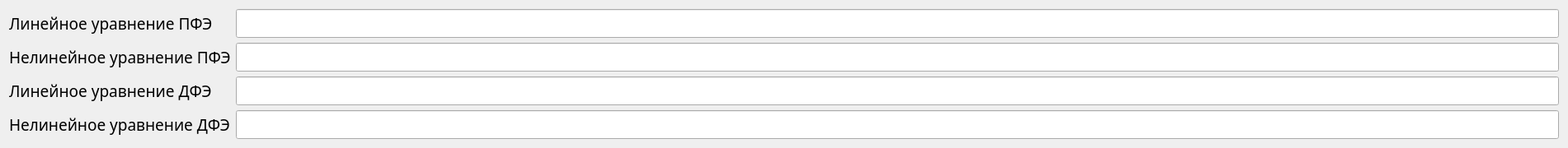
  <widget class="QWidget" name="gridLayoutWidget_3">
   <property name="geometry">
    <rect>
     <x>10</x>
     <y>210</y>
     <width>1901</width>
     <height>141</height>
    </rect>
   </property>
   <layout class="QGridLayout" name="gridLayout_7">
    <item row="0" column="0">
     <widget class="QLabel" name="label_a_8">
      <property name="font">
       <font>
        <family>Monaco</family>
        <pointsize>14</pointsize>
       </font>
      </property>
      <property name="text">
       <string notr="true">Линейное уравнение ПФЭ</string>
      </property>
     </widget>
    </item>
    <item row="3" column="1">
     <widget class="QLineEdit" name="line_edit_nonlin_regr_partial">
      <property name="font">
       <font>
        <family>Monaco</family>
        <pointsize>14</pointsize>
       </font>
      </property>
      <property name="text">
       <string/>
      </property>
     </widget>
    </item>
    <item row="2" column="0">
     <widget class="QLabel" name="label_a_22">
      <property name="font">
       <font>
        <family>Monaco</family>
        <pointsize>14</pointsize>
       </font>
      </property>
      <property name="text">
       <string notr="true">Линейное уравнение ДФЭ</string>
      </property>
     </widget>
    </item>
    <item row="0" column="1">
     <widget class="QLineEdit" name="line_edit_lin_regr_full">
      <property name="font">
       <font>
        <family>Monaco</family>
        <pointsize>14</pointsize>
       </font>
      </property>
      <property name="text">
       <string/>
      </property>
     </widget>
    </item>
    <item row="3" column="0">
     <widget class="QLabel" name="label_b_9">
      <property name="font">
       <font>
        <family>Monaco</family>
        <pointsize>14</pointsize>
       </font>
      </property>
      <property name="text">
       <string notr="true">Нелинейное уравнение ДФЭ</string>
      </property>
     </widget>
    </item>
    <item row="2" column="1">
     <widget class="QLineEdit" name="line_edit_lin_regr_partial">
      <property name="font">
       <font>
        <family>Monaco</family>
        <pointsize>14</pointsize>
       </font>
      </property>
      <property name="text">
       <string/>
      </property>
     </widget>
    </item>
    <item row="1" column="0">
     <widget class="QLabel" name="label_b_8">
      <property name="font">
       <font>
        <family>Monaco</family>
        <pointsize>14</pointsize>
       </font>
      </property>
      <property name="text">
       <string notr="true">Нелинейное уравнение ПФЭ</string>
      </property>
     </widget>
    </item>
    <item row="1" column="1">
     <widget class="QLineEdit" name="line_edit_nonlin_regr_full">
      <property name="font">
       <font>
        <family>Monaco</family>
        <pointsize>14</pointsize>
       </font>
      </property>
      <property name="text">
       <string/>
      </property>
     </widget>
    </item>
   </layout>
  </widget>
